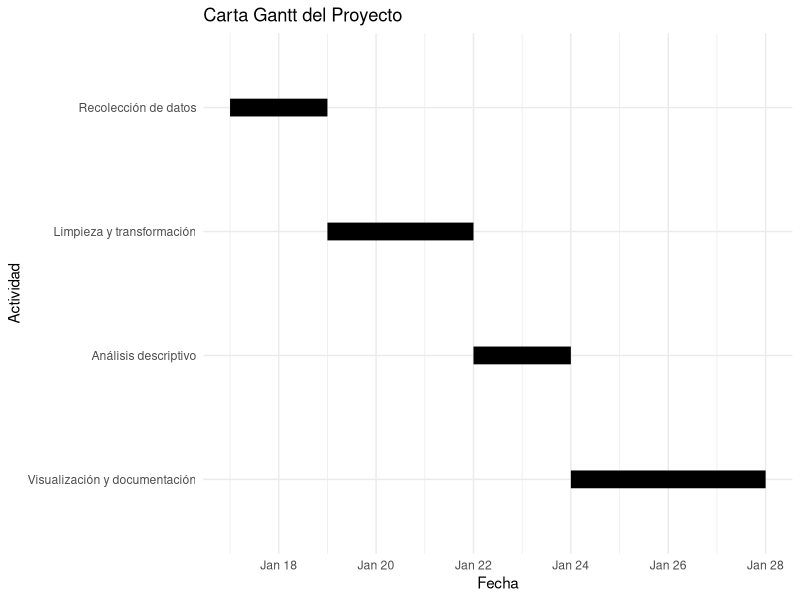

Write R code to recreate this figure.
## ---- chunk 1
library(tidyverse)

gantt <- tibble(
  Actividad = c(
    "Recolección de datos",
    "Limpieza y transformación",
    "Análisis descriptivo",
    "Visualización y documentación"
  ),
  Inicio = as.Date(c("2026-01-17", "2026-01-19", "2026-01-22", "2026-01-24")),
  Fin = as.Date(c("2026-01-19", "2026-01-22", "2026-01-24", "2026-01-28"))
) %>%
  mutate(
    Actividad = factor(
      Actividad,
      levels = c(
        "Recolección de datos",
        "Limpieza y transformación",
        "Análisis descriptivo",
        "Visualización y documentación"
      )
    ),
    Actividad = forcats::fct_rev(Actividad)
  )

ggplot(gantt, aes(y = Actividad)) +
  geom_segment(aes(x = Inicio, xend = Fin, yend = Actividad), linewidth = 6) +
  labs(
    title = "Carta Gantt del Proyecto",
    x = "Fecha",
    y = "Actividad"
  ) +
  theme_minimal()

